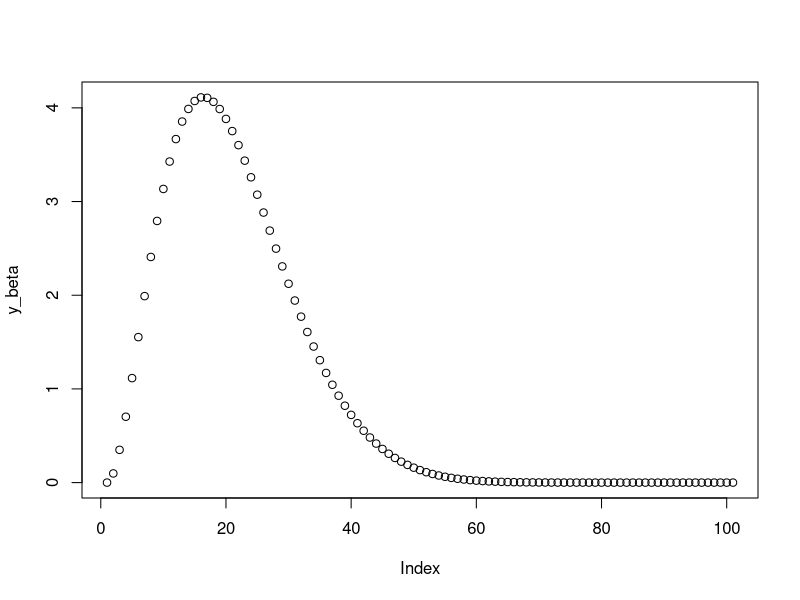
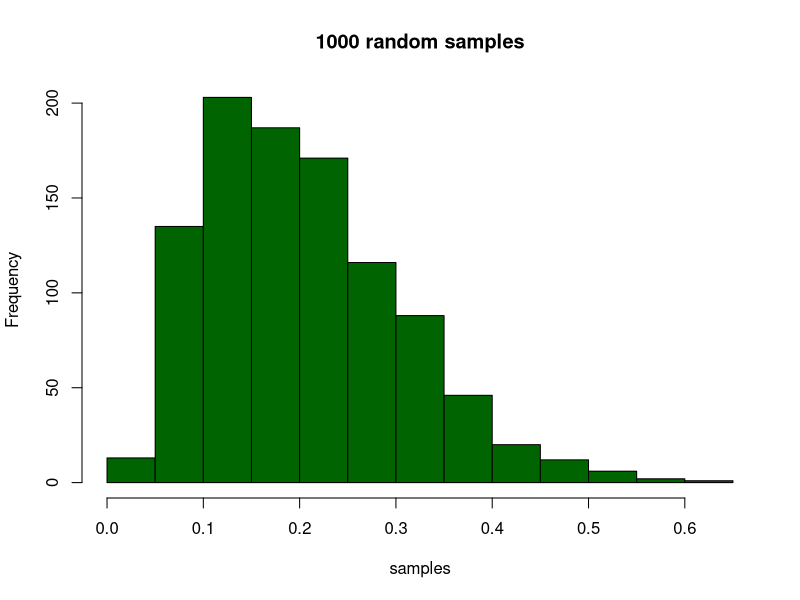

Source code (R) for these figures, in order:
## ---- chunk 1
knitr::opts_chunk$set(echo = TRUE) # Default eco=TRUE
# if echo=FALSE: Code is not included
## ---- chunk 2
# Packages
#library(aaltobda)
## ---- chunk 3
mu = 0.2 
var = 0.01
a = mu * (mu * (1 - mu) / var - 1)
b = a * (1 - mu) / mu
x_beta <- seq(0, 1, by = 0.01) # linear space bewteen 0 and 1
y_beta <- dbeta(x_beta, shape1 = a, shape2 = b) 
plot(y_beta)
## ---- chunk 4
random1000 <- rbeta(1000, shape1=a, shape2=b)
hist(random1000, main="1000 random samples", xlab="samples", col="darkgreen")
## ---- chunk 5
mean(random1000) # theory: 0.2
var(random1000) # theory: 0.01
## ---- chunk 6
quantile(random1000, probs = c(0.05, 0.95))
## ---- chunk 7
p_A = .4 # P(A) = 40% (given from assignment)
p_B = .1 # P(B) = 10% (given from assignment)
p_C = 1-(p_A + p_B) # P(C)= 50%

p_red_A = 2/(2+5) # P(red|A) = 2/7 (given from assignment)
p_red_B = 4/(4+1) # P(red|B) = 4/5 (given from assignment)
p_red_C = 1/(1+3) # P(red|C) = 1/4 (given from assignment)
## ---- chunk 8
p_red = p_A*p_red_A + p_B*p_red_B + p_C*p_red_C
p_red # P(red)
## ---- chunk 9
boxes <- matrix(c(2,4,1,5,1,3), ncol = 2, dimnames = list(c("A", "B", "C"), c("red", "white")))
#boxes
#p_red <- function(boxes){} 
## ---- chunk 10
p_A_red = p_A*p_red_A / p_red 
p_B_red = p_B*p_red_B / p_red 
p_C_red = p_C*p_red_C / p_red 
p_A_red # Probability it's from box A
p_B_red # Probability it's from box b
p_C_red # Probability it's from box C
## ---- chunk 11
p_fraternal = 1/150 
p_identical = 1/400 
p_twin = p_fraternal + p_identical
## ---- chunk 12
p_identical_twin = p_identical / p_twin
p_identical_twin
